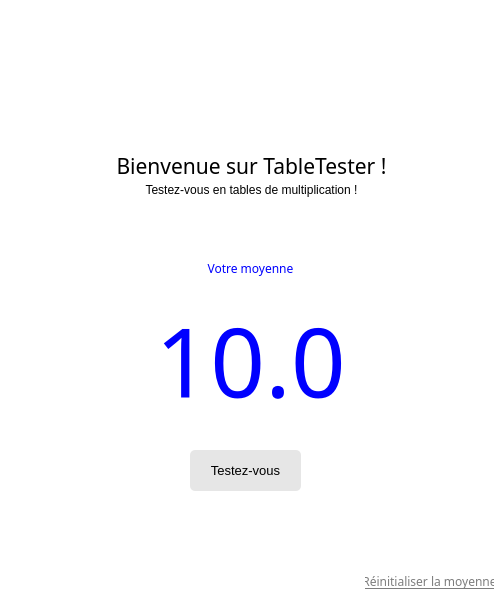
<?xml version="1.0" encoding="UTF-8"?>
<ui version="4.0">
 <class>Window</class>
 <widget class="QWidget" name="Window">
  <property name="geometry">
   <rect>
    <x>0</x>
    <y>0</y>
    <width>500</width>
    <height>600</height>
   </rect>
  </property>
  <property name="minimumSize">
   <size>
    <width>500</width>
    <height>600</height>
   </size>
  </property>
  <property name="maximumSize">
   <size>
    <width>500</width>
    <height>600</height>
   </size>
  </property>
  <property name="baseSize">
   <size>
    <width>500</width>
    <height>600</height>
   </size>
  </property>
  <property name="font">
   <font>
    <family>Segoe UI</family>
   </font>
  </property>
  <property name="windowTitle">
   <string>TableTester</string>
  </property>
  <property name="windowIcon">
   <iconset>
    <normaloff>img/icon.svg</normaloff>img/icon.svg</iconset>
  </property>
  <property name="styleSheet">
   <string notr="true">background-color: rgb(255, 255, 255);</string>
  </property>
  <widget class="QLabel" name="TitleLabel">
   <property name="geometry">
    <rect>
     <x>-4</x>
     <y>150</y>
     <width>511</width>
     <height>31</height>
    </rect>
   </property>
   <property name="font">
    <font>
     <family>Segoe UI Semilight</family>
     <pointsize>16</pointsize>
    </font>
   </property>
   <property name="text">
    <string>Bienvenue sur TableTester !</string>
   </property>
   <property name="alignment">
    <set>Qt::AlignCenter</set>
   </property>
  </widget>
  <widget class="QLabel" name="label">
   <property name="geometry">
    <rect>
     <x>-4</x>
     <y>180</y>
     <width>511</width>
     <height>20</height>
    </rect>
   </property>
   <property name="text">
    <string>Testez-vous en tables de multiplication !</string>
   </property>
   <property name="alignment">
    <set>Qt::AlignCenter</set>
   </property>
  </widget>
  <widget class="QPushButton" name="ButtonRun">
   <property name="geometry">
    <rect>
     <x>190</x>
     <y>450</y>
     <width>111</width>
     <height>41</height>
    </rect>
   </property>
   <property name="font">
    <font>
     <family>Segoe UI</family>
     <pointsize>10</pointsize>
    </font>
   </property>
   <property name="contextMenuPolicy">
    <enum>Qt::PreventContextMenu</enum>
   </property>
   <property name="toolTip">
    <string>&lt;html&gt;&lt;head/&gt;&lt;body&gt;&lt;p&gt;&lt;span style=&quot; font-weight:600;&quot;&gt;Testez-vous&lt;/span&gt;&lt;/p&gt;&lt;p&gt;Testez-vous maintenant sur les tables de multiplication.&lt;/p&gt;&lt;/body&gt;&lt;/html&gt;</string>
   </property>
   <property name="toolTipDuration">
    <number>-1</number>
   </property>
   <property name="styleSheet">
    <string notr="true">background-color: rgb(230, 230, 230);
border-radius: 5px;</string>
   </property>
   <property name="text">
    <string>Testez-vous</string>
   </property>
   <property name="flat">
    <bool>true</bool>
   </property>
  </widget>
  <widget class="QLabel" name="average_label">
   <property name="geometry">
    <rect>
     <x>0</x>
     <y>260</y>
     <width>501</width>
     <height>16</height>
    </rect>
   </property>
   <property name="font">
    <font>
     <family>Segoe UI Semilight</family>
     <pointsize>9</pointsize>
    </font>
   </property>
   <property name="styleSheet">
    <string notr="true">color: rgb(0, 0, 255);</string>
   </property>
   <property name="text">
    <string>Votre moyenne</string>
   </property>
   <property name="alignment">
    <set>Qt::AlignCenter</set>
   </property>
  </widget>
  <widget class="QLabel" name="ui_average">
   <property name="geometry">
    <rect>
     <x>0</x>
     <y>280</y>
     <width>501</width>
     <height>161</height>
    </rect>
   </property>
   <property name="font">
    <font>
     <family>Agency FB</family>
     <pointsize>72</pointsize>
    </font>
   </property>
   <property name="styleSheet">
    <string notr="true">color: rgb(0, 0, 255);</string>
   </property>
   <property name="text">
    <string>10.0</string>
   </property>
   <property name="alignment">
    <set>Qt::AlignCenter</set>
   </property>
  </widget>
  <widget class="QPushButton" name="reset">
   <property name="geometry">
    <rect>
     <x>364</x>
     <y>570</y>
     <width>131</width>
     <height>23</height>
    </rect>
   </property>
   <property name="font">
    <font>
     <family>Segoe UI Semilight</family>
     <underline>true</underline>
    </font>
   </property>
   <property name="cursor">
    <cursorShape>PointingHandCursor</cursorShape>
   </property>
   <property name="styleSheet">
    <string notr="true">color: rgb(125, 125, 125);
background-color: rgb(255, 255, 255);</string>
   </property>
   <property name="text">
    <string>Réinitialiser la moyenne</string>
   </property>
   <property name="flat">
    <bool>true</bool>
   </property>
  </widget>
 </widget>
 <resources/>
 <connections/>
</ui>
